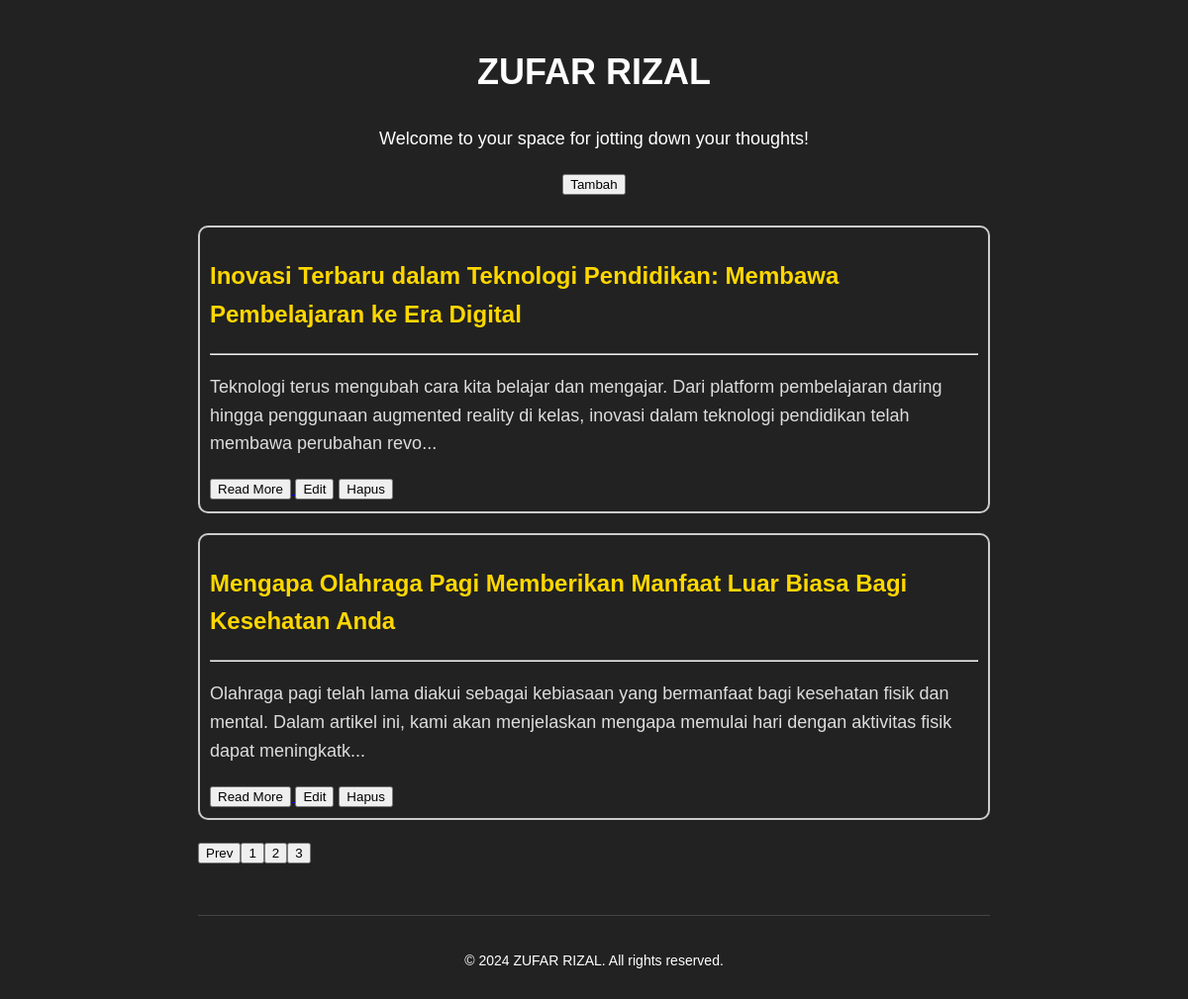
The page /index.php?page=3 on the database its author committed.
### tables this page shows
CREATE TABLE `articles` (
  `id` int(11) NOT NULL,
  `title` varchar(255) NOT NULL,
  `content` text NOT NULL,
  `created_at` timestamp NOT NULL DEFAULT current_timestamp()
);

### index.php (the view, shortened to what this page needs)
<!DOCTYPE html>
<html lang="en">
<head>
  <link rel="stylesheet" href="style.css">
</head>
<body>
  <div class="container">
    <header>
      <h1>ZUFAR RIZAL</h1>
      <p>Welcome to your space for jotting down your thoughts!</p>
      <a href="add_article.php"><button>Tambah</button></a>
    </header>
    <?php
    $servername = "localhost";
    $username = "root";
    $password = "";
    $dbname = "articles";
    $conn = new mysqli($servername, $username, $password, $dbname);
    $articles_per_page = 4;
    $current_page = isset($_GET['page']) ? $_GET['page'] : 1;
    $offset = ($current_page - 1) * $articles_per_page;
    $sql = "SELECT * FROM articles ORDER BY created_at DESC LIMIT $offset, $articles_per_page";
    $result = $conn->query($sql);
    if ($result->num_rows > 0) {
      while ($row = $result->fetch_assoc()) {
        $content_short = substr($row["content"], 0, 200);
        echo "<div class='post'>";
        echo "<h2>" . $row["title"] . "</h2>";
        echo "<hr/>";
        echo "<p>" . $content_short . "...</p>";
        echo "<a href='article.php?id=" . $row['id'] . "'><button>Read More</button> </a>";
        echo "<form class='edit-form' action='edit_article.php' method='get'>";
        echo "<input type='submit' value='Edit'>";
        echo "</form>";
        echo "<form class='delete-form' action='delete_article.php' method='post'>";
        echo "<input type='submit' value='Hapus'>";
        echo "</form>";
        echo "</div>";
      }
    } else {
      echo "Belum ada artikel.";
    }
    $conn = new mysqli($servername, $username, $password, $dbname);
    $sql = "SELECT COUNT(*) AS total FROM articles";
    $result = $conn->query($sql);
    $row = $result->fetch_assoc();
    $total_articles = $row['total'];
    $total_pages = ceil($total_articles / $articles_per_page);
    echo "<div class='pagination'>";
    if ($current_page > 1) {
      echo "<a href='index.php?page=" . ($current_page - 1) . "'><button>Prev</button></a>";
    }
    for ($i = 1; $i <= $total_pages; $i++) {
      echo "<a href='index.php?page=" . $i . "' class='" . ($current_page == $i ? "active" : "") . "'><button>" . $i . "</button></a>";
    }
    echo "</div>";
    ?>
    <footer>
      <p>© 2024 ZUFAR RIZAL. All rights reserved.</p>
    </footer>
  </div>
</body>
</html>

### style.css (style rules this page uses)
body { font-family: Arial, sans-serif; background-color: #222; color: #fff; padding: 20px; margin: 0; line-height: 1.6; }
.container { max-width: 800px; margin: auto; }
header { text-align: center; margin-bottom: 30px; }
h1 { font-size: 36px; }
h2 { font-size: 24px; }
p { font-size: 18px; }
.post { border: 2px solid #ccc; border-radius: 10px; padding: 10px; margin-bottom: 20px; }
.post h2 { color: #ffd700; }
.post p { color: #ddd; }
.delete-form, .edit-form { display: inline; margin-right: 5px; }
footer { text-align: center; margin-top: 50px; padding-top: 20px; border-top: 1px solid #444; }
footer p { font-size: 14px; }

### rows shown on the page
articles: title "Inovasi Terbaru dalam Teknologi Pendidikan: Membawa Pembelajaran ke Era Digital", content "Teknologi terus mengubah cara kita belajar dan mengajar. Dari platform pembelajaran daring hingga penggunaan augmented reality di kelas, inovasi dalam teknologi pendidikan telah membawa perubahan revo"
articles: title "Mengapa Olahraga Pagi Memberikan Manfaat Luar Biasa Bagi Kesehatan Anda", content "Olahraga pagi telah lama diakui sebagai kebiasaan yang bermanfaat bagi kesehatan fisik dan mental. Dalam artikel ini, kami akan menjelaskan mengapa memulai hari dengan aktivitas fisik dapat meningkatk"
